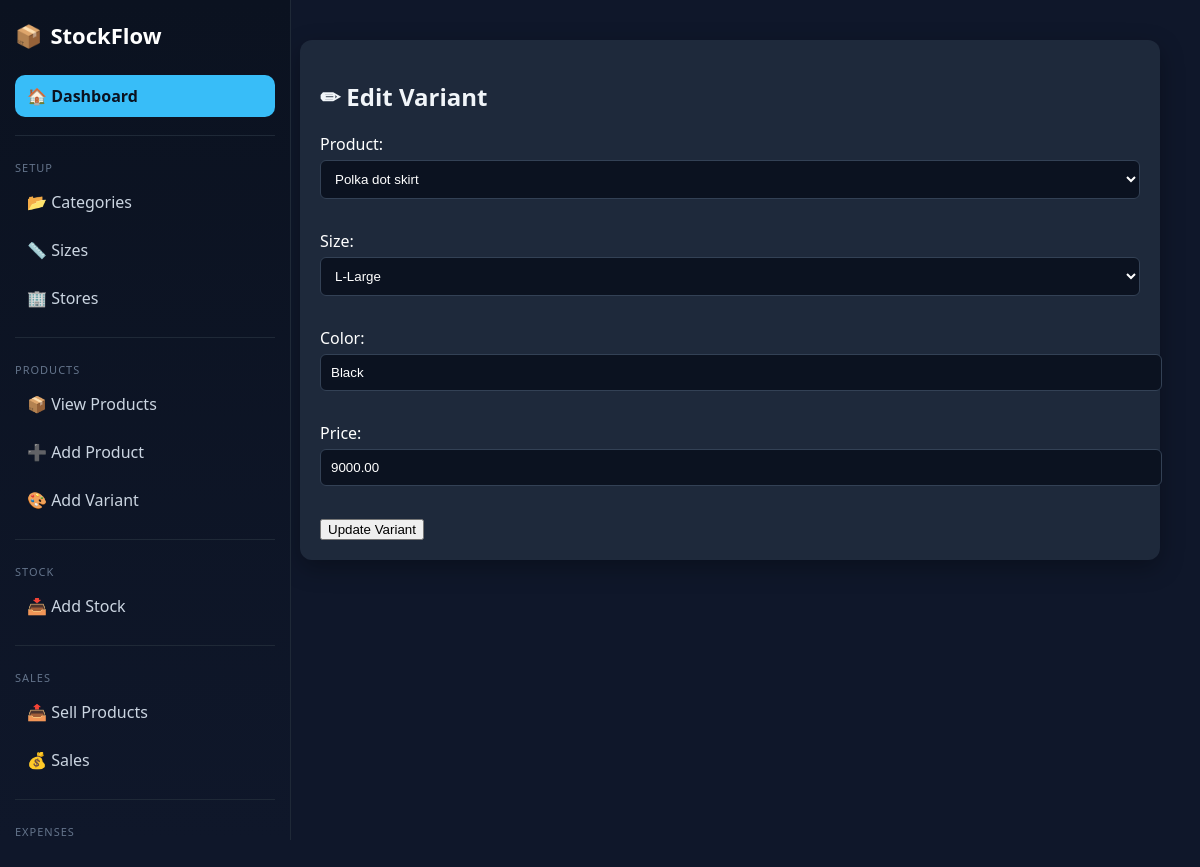
The page /inventory/edit-variant/3/ (signed in) on the database its author committed.
### inventory/models.py (models this page shows, shortened)
class ProductVariant(models.Model):
    product = models.ForeignKey('Product', on_delete=models.CASCADE, related_name="variants")
    size = models.ForeignKey(Size, on_delete=models.SET_NULL, null=True, blank=True)
    color = models.CharField(max_length=30, blank=True, null=True)
    price = models.DecimalField(max_digits=10, decimal_places=2, validators=[MinValueValidator(0.01)])

### inventory/views.py (the view)
# urls.py: path('edit-variant/<int:variant_id>/', views.edit_variant, name='edit_variant'),
@login_required
def edit_variant(request, variant_id):
    variant = get_object_or_404(ProductVariant, id=variant_id)
    if request.method == "POST":
        form = ProductVariantForm(request.POST, instance=variant)
        if form.is_valid():
            form.save()
            return redirect('product_list')
    else:
        form = ProductVariantForm(instance=variant)
    return render(request, "inventory/edit_variant.html", {"form": form})

### inventory/forms.py (shortened to what this page needs)
class ProductVariantForm(forms.ModelForm):
    class Meta:
        model = ProductVariant
        fields = ['product','size','color','price']
        widgets = {
            'price': forms.NumberInput(
                attrs={
                    'min': '0',
                    'step': '0.01'
                }
            )
        }

### inventory/models.py (called while the page is built)
    def __str__(self):
        return self.name

    def __str__(self):
        return self.product_name

### inventory/templates/inventory/edit_variant.html (shortened to what this page needs)
{% extends 'base.html' %}
{% block content %}
<div class="card">
    <h2>✏ Edit Variant</h2>
    <form method="POST">
        {{ form.as_p }}
        <button class="btn-primary">Update Variant</button>
    </form>
</div>
{% endblock %}

### inventory/static/inventory/base.css (style rules this page uses)
body { margin: 0; font-family: 'Segoe UI', sans-serif; background: #0f172a; color: #fff; }
.card { background: #1e293b; padding: 20px; border-radius: 12px; margin-bottom: 20px; box-shadow: 0 8px 25px rgba(0,0,0,0.3); }
h1, h2, h3 { color: #f1f5f9; }
input, select, textarea { width: 100%; padding: 10px; margin-top: 5px; margin-bottom: 15px; border-radius: 6px; border: 1px solid #334155; background: #0b1220; color: white; outline: none; }

### rows shown on the page
ProductVariant: product "Polka dot skirt", size "L-Large", color "Black", price "9000.00"
